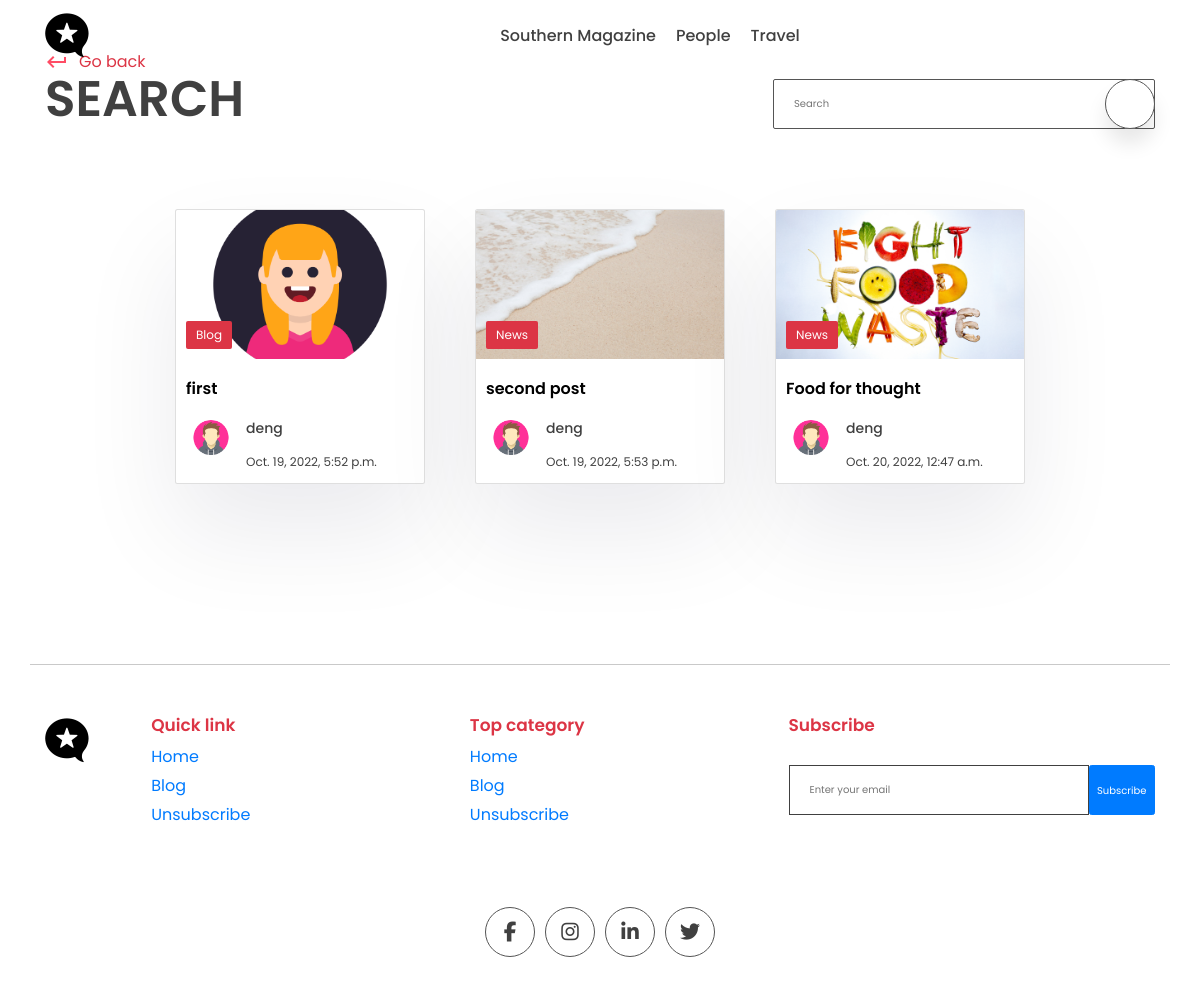
/search/, run on an earlier commit of the app's database.
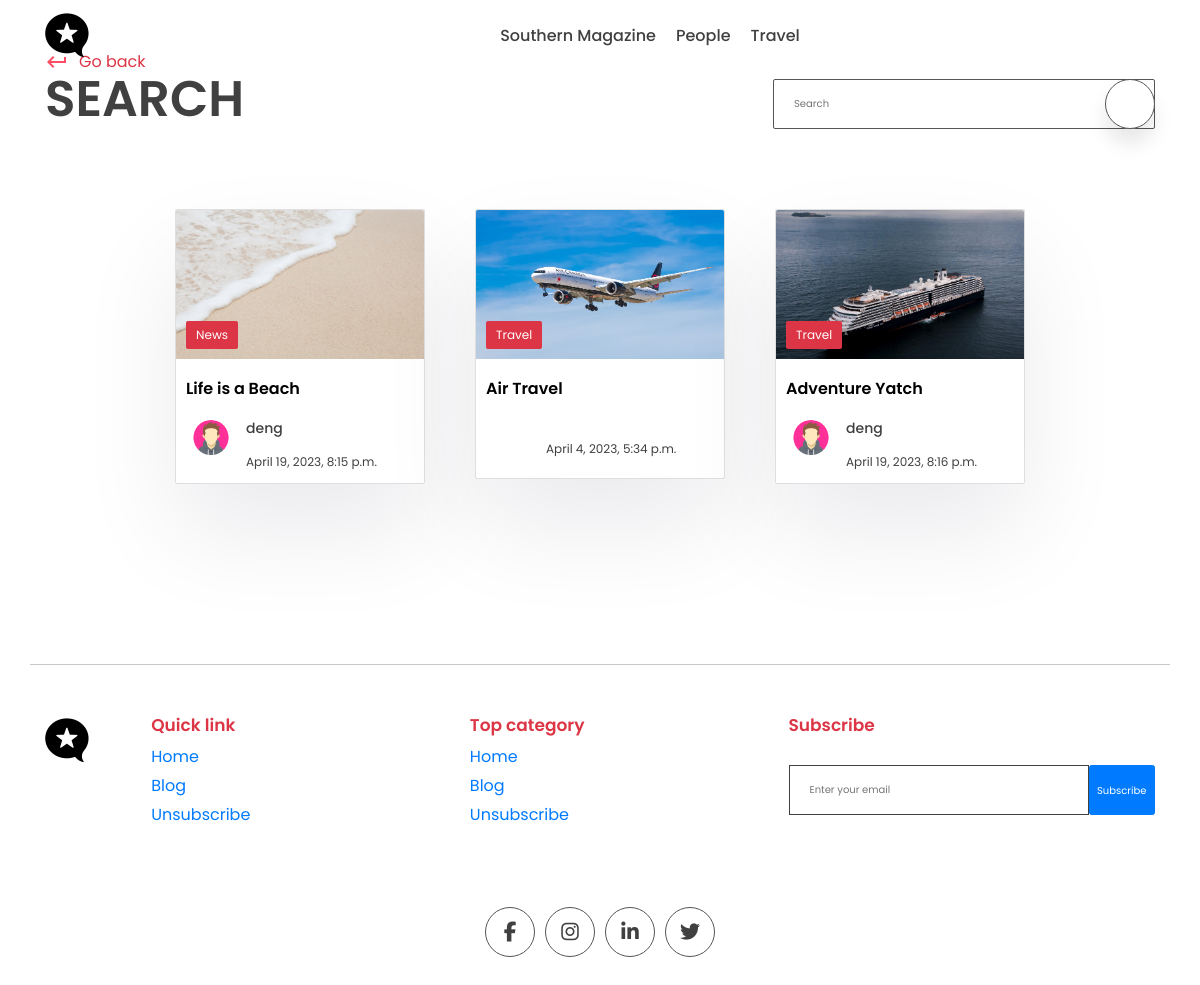
And on a later commit of the database.
### app/models.py (models this page shows, shortened)
class Post(models.Model):
    title         = models.CharField(max_length=200)
    content       = models.TextField()
    last_updated  = models.DateTimeField(auto_now=True)
    slug          = models.SlugField(max_length=200, unique=True)
    image         = models.ImageField(null=True, blank=True, upload_to='images/')
    tags = models.ManyToManyField(Tag, blank=True, related_name='post')
    view_count = models.IntegerField(null=True, blank=True)
    is_featured = models.BooleanField(default=False)
    author = models.ForeignKey(User,on_delete=models.CASCADE, null=True, blank=True)

class Tag(models.Model):
    name         = models.CharField(max_length=100)
    description  = models.CharField(max_length=100)
    slug         = models.SlugField(max_length=200, unique=True)

class Profile(models.Model):
    user = models.OneToOneField(User, on_delete=models.CASCADE)
    profile_image = models.ImageField(null=True, blank=True, upload_to='images/')
    slug = models.SlugField(max_length=200, unique=True)
    bio = models.CharField(max_length=200)

### app/views.py (the view)
# urls.py: path('search/', views.search_page, name='search_page'),
def search_page(request):
    search_query = ''
    if request.GET.get('q'):
        search_query = request.GET.get('q')
    filtered_posts = Post.objects.filter(title__icontains=search_query)
    context = {
        'search_query': search_query,
        'filtered_posts': filtered_posts,
        }
    return render(request, 'app/search.html', context)

### app/templates/app/search.html (shortened to what this page needs)
{% extends 'base.html' %}
{% block content %}
    <div class="main">
      <div class="container">
        <div class="page-top">
          <div class="top flex">
            <div class="page-name">
              <a href="{% url 'index' %}" class="learn">
                <span class="material-icons"> keyboard_return </span> Go back
              </a>
              <h1>Search</h1>
            </div>
            <form method='get' class="search-bar s-active">
              <input type="text" placeholder="Search" name='q' value={{search_query}}>
              <button type='submit' class="animated-search">
              </button>
            </form>
          </div>
        </div>
      </div>
    </div>
    <section class="sp">
      <div class="container">
        <div class="grid">
          {% for post in filtered_posts %}
          <a href="#">
            <div class="card">
              <div class="post-img">
                <img src="{{post.image.url}}" alt="" />
                <div class="tag">{{post.tags.all.0.name}}</div>
              </div>
              <div class="card-content">
                <h3>
                  {{post.title}}
                </h3>
                <div class="author">
                  <div class="profile-pic">
                    <img src="{{post.author.profile.profile_image.url}}" alt="" />
                  </div>
                  <div class="details">
                    <p>{{post.author.first_name}}</p>
                    <small>{{post.last_updated}}</small>
                  </div>
                </div>
              </div>
            </div>
          </a>
          {% endfor %}
        </div>
      </div>
    </section>
{% endblock content %}

### templates/base.html (shortened to what this page needs)
{% load static %}
<!DOCTYPE html>
<html lang="en">
  <head>
    <link rel="stylesheet"  type="text/css" href="{% static 'app/style.css' %}" />
    <link
      rel="stylesheet"
      href="https://unicons.iconscout.com/release/v2.1.6/css/unicons.css"
    />
    <link
      rel="stylesheet"
      href="https://cdnjs.cloudflare.com/ajax/libs/font-awesome/6.1.1/css/all.min.css"
    />
    <link rel="stylesheet" href="https://cdn.jsdelivr.net/npm/bootstrap@4.0.0/dist/css/bootstrap.min.css">
  </head>
  <body>
    <header>
      <div class="container container-fluid">
        <a class="logo" href="{% url 'index' %}">
          <i class="fa-brands fa-microblog"></i>
        </a>
        <div class="links">
          <a href="{% url 'index' %}">Southern Magazine</a>
          <a href="#">People</a>
          <a href="#">Travel</a>
        </div>
      </div>
    </header>
    {% block content %}{% endblock content %}
    <footer>
      <div class="container">
        <div class="grid-4">
          <div class="logo f-logo">
            <i class="fa-brands fa-microblog"></i>
          </div>
          <div class="link">
            <h2>Quick link</h2>
            <div class="q-link">
              <a href="#">Home</a>
              <a href="#">Blog</a>
              <a href="#">Unsubscribe</a>
            </div>
          </div>
          <div class="link">
            <h2>Top category</h2>
            <div class="q-link">
              <a href="#">Home</a>
              <a href="#">Blog</a>
              <a href="#">Unsubscribe</a>
            </div>
          </div>
          <div class="news-signup">
            <h2>Subscribe</h2>
            <div class="newsletter">
              <form method="POST">
                <input
                  type="email"
                  name="email"
                  maxlength="100"
                  placeholder="Enter your email"
                  required=""
                  id="id_email"
                />
                <button class="btn btn-primary">Subscribe</button>
              </form>
            </div>
          </div>
        </div>
        <div class="share">
          <div class="social">
            <a href="#">
              <i class="fa-brands fa-facebook-f"></i>
            </a>
            <a href="#">
              <i class="fa-brands fa-instagram"></i>
            </a>
            <a href="#">
              <i class="fa-brands fa-linkedin-in"></i>
            </a>
            <a href="#">
              <i class="fa-brands fa-twitter"></i>
            </a>
          </div>
        </div>
      </div>
    </footer>
  </body>
</html>

What changed in the data, as far as the page shows it:
removed Post: image (picture), tags.all.0.name "Blog", title "first", author.profile.profile_image (picture), author.first_name "deng", last_updated "Oct. 19, 2022, 5:52 p.m."
removed Post: image (picture), tags.all.0.name "News", title "Food for thought", author.profile.profile_image (picture), author.first_name "deng", last_updated "Oct. 20, 2022, 12:47 a.m."
changed Post "News": title "second post" → "Life is a Beach"; last_updated "Oct. 19, 2022, 5:53 p.m." → "April 19, 2023, 8:15 p.m."
added Post: image (picture), tags.all.0.name "Travel", title "Air Travel", last_updated "April 4, 2023, 5:34 p.m."
added Post: image (picture), tags.all.0.name "Travel", title "Adventure Yatch", author.profile.profile_image (picture), author.first_name "deng", last_updated "April 19, 2023, 8:16 p.m."
